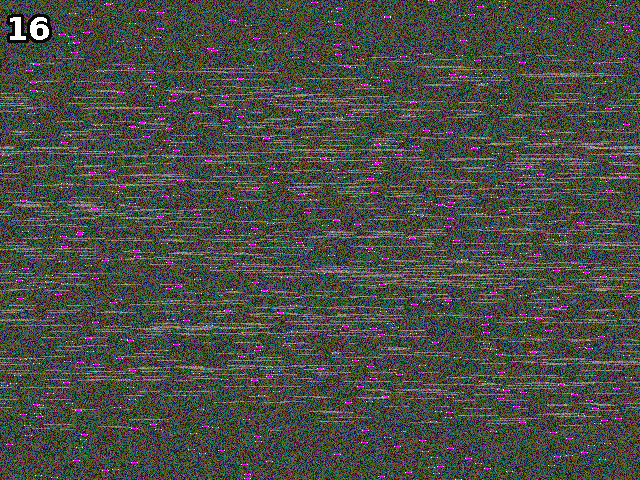
#> input picture 1-17/figs/mozart.gif, 640 x 480 px, found by its file name
$ python 16.py   (Python 2 division)
#> lines starting #> are read from the running program, lines starting #| are printed output that depends on the picture
from PIL import Image
import numpy as np
import sys

im = Image.open('mozart.gif')
#> im is the input picture: PIL image 640x480 P; mean R, G, B 74.6, 76.9, 70.2
a = np.array(im)
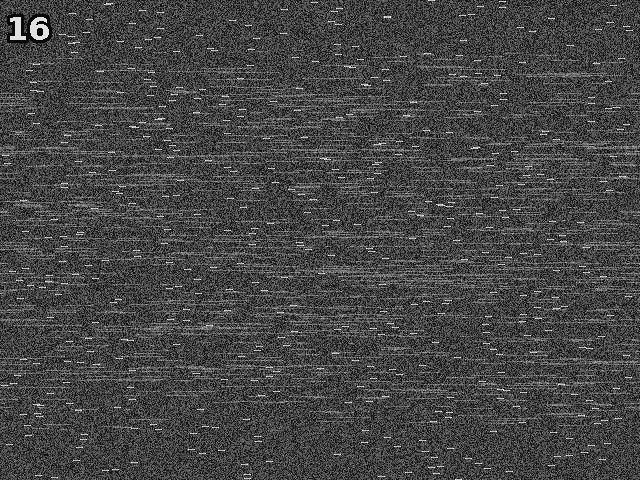
#> a: shape (480, 640); min 4, max 252, mean 70.1
print a.shape
#| (480, 640)
# print a
L = list(im.getdata())
#> L = 307200 items
pL = list()

for i in range(0, len(L), 640):
    sL = L[i:i+640]
    i = sL.index(195)
    sL = sL[i:] + sL[:i]
    pL.append(sL)
#> this loop made 480 passes
#> after the loop, pL = 480 items

a = np.array(pL, dtype='uint8')
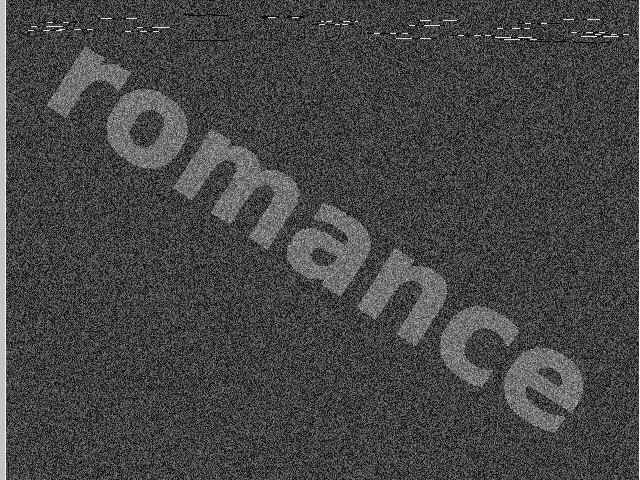
#> a: shape (480, 640); min 4, max 252, mean 70.1
a.shape = (480,640)
im2 = Image.fromarray(a)
im2.save('16.png')
